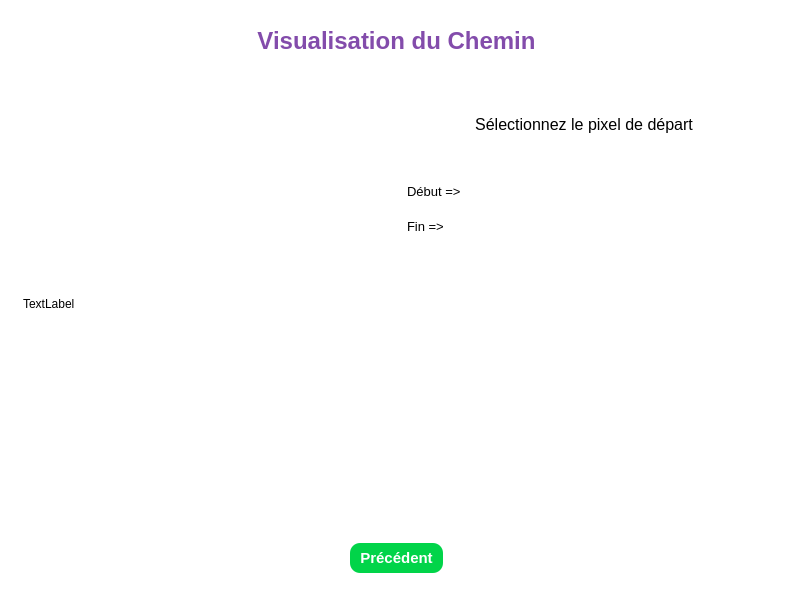
<?xml version="1.0" encoding="UTF-8"?>
<ui version="4.0">
 <class>MainWindow</class>
 <widget class="QMainWindow" name="MainWindow">
  <property name="geometry">
   <rect>
    <x>0</x>
    <y>0</y>
    <width>793</width>
    <height>600</height>
   </rect>
  </property>
  <property name="windowTitle">
   <string>MainWindow</string>
  </property>
  <widget class="QWidget" name="centralwidget">
   <property name="sizePolicy">
    <sizepolicy hsizetype="Expanding" vsizetype="Expanding">
     <horstretch>0</horstretch>
     <verstretch>0</verstretch>
    </sizepolicy>
   </property>
   <property name="styleSheet">
    <string notr="true">background-color: rgb(255, 255, 255);</string>
   </property>
   <layout class="QHBoxLayout" name="horizontalLayout_2">
    <item>
     <widget class="QStackedWidget" name="verticalStackedWidget">
      <property name="styleSheet">
       <string notr="true"/>
      </property>
      <property name="currentIndex">
       <number>1</number>
      </property>
      <widget class="QWidget" name="LandingPage" native="true">
       <layout class="QVBoxLayout" name="verticalLayout_3">
        <item>
         <widget class="QWidget" name="welcomeLabelContainer" native="true">
          <property name="sizePolicy">
           <sizepolicy hsizetype="Preferred" vsizetype="Preferred">
            <horstretch>0</horstretch>
            <verstretch>0</verstretch>
           </sizepolicy>
          </property>
          <property name="minimumSize">
           <size>
            <width>301</width>
            <height>80</height>
           </size>
          </property>
          <layout class="QVBoxLayout" name="verticalLayout_2">
           <item>
            <widget class="QLabel" name="welcomeLabel">
             <property name="font">
              <font>
               <family>Arial</family>
               <pointsize>24</pointsize>
               <weight>75</weight>
               <bold>true</bold>
               <stylestrategy>PreferAntialias</stylestrategy>
              </font>
             </property>
             <property name="styleSheet">
              <string notr="true">color: rgb(131, 76, 171);</string>
             </property>
             <property name="text">
              <string>Bienvenu !!</string>
             </property>
             <property name="alignment">
              <set>Qt::AlignCenter</set>
             </property>
            </widget>
           </item>
          </layout>
         </widget>
        </item>
        <item>
         <widget class="QWidget" name="tutorialContainer" native="true">
          <layout class="QVBoxLayout" name="verticalLayout_4">
           <item>
            <widget class="QLabel" name="tutorialLabel">
             <property name="sizePolicy">
              <sizepolicy hsizetype="Preferred" vsizetype="Preferred">
               <horstretch>0</horstretch>
               <verstretch>0</verstretch>
              </sizepolicy>
             </property>
             <property name="font">
              <font>
               <family>Arial</family>
               <pointsize>12</pointsize>
               <weight>50</weight>
               <bold>false</bold>
              </font>
             </property>
             <property name="cursor">
              <cursorShape>ArrowCursor</cursorShape>
             </property>
             <property name="text">
              <string>&lt;html&gt;&lt;head/&gt;&lt;body&gt;&lt;p align=&quot;justify&quot;&gt;&lt;span style=&quot; font-size:11pt;&quot;&gt;Cette application a été conçue dans le cadre du projet d'Algorithmique avancée pour trouver le chemin le plus court entre deux pixels sur une image.&lt;/span&gt;&lt;/p&gt;&lt;p align=&quot;justify&quot;&gt;&lt;span style=&quot; font-size:11pt;&quot;&gt;Pour l'utiliser :&lt;/span&gt;&lt;/p&gt;&lt;p align=&quot;center&quot;&gt;&lt;span style=&quot; font-size:11pt;&quot;&gt;- Cliquez sur le bouton &amp;quot;Parcourir&amp;quot; pour parcourir et sélectionner une image à l'aide du sélecteur de fichiers.&lt;/span&gt;&lt;/p&gt;&lt;p align=&quot;center&quot;&gt;&lt;span style=&quot; font-size:11pt;&quot;&gt;- Une fois votre image chargée, vous serez invité(e) à sélectionner deux pixels sur l'image (Attention : l'image sera redimensionnée en 16x16 pixels).&lt;/span&gt;&lt;/p&gt;&lt;p align=&quot;center&quot;&gt;&lt;span style=&quot; font-size:11pt;&quot;&gt;- Cliquez sur deux points pour définir les pixels de départ et d'arrivée pour l'algorithme de recherche de chemin.&lt;/span&gt;&lt;/p&gt;&lt;p align=&quot;center&quot;&gt;&lt;span style=&quot; font-size:11pt;&quot;&gt;- Une fois vos pixels sélectionnés, l'algorithme trouvera le chemin le plus court entre eux.&lt;/span&gt;&lt;/p&gt;&lt;p align=&quot;center&quot;&gt;&lt;span style=&quot; font-size:11pt;&quot;&gt;- L'application affichera le chemin sur l'image, mettant en évidence l'itinéraire entre les pixels choisis.&lt;/span&gt;&lt;/p&gt;&lt;p align=&quot;center&quot;&gt;&lt;span style=&quot; font-size:11pt;&quot;&gt;- Vous avez terminé ! N'hésitez pas à explorer davantage ou à recommencer le processus.&lt;/span&gt;&lt;/p&gt;&lt;/body&gt;&lt;/html&gt;</string>
             </property>
             <property name="alignment">
              <set>Qt::AlignCenter</set>
             </property>
             <property name="wordWrap">
              <bool>true</bool>
             </property>
            </widget>
           </item>
          </layout>
         </widget>
        </item>
        <item>
         <widget class="QWidget" name="loadtButtonContainer" native="true">
          <property name="sizePolicy">
           <sizepolicy hsizetype="Preferred" vsizetype="Preferred">
            <horstretch>0</horstretch>
            <verstretch>0</verstretch>
           </sizepolicy>
          </property>
          <property name="styleSheet">
           <string notr="true">#loadButton{
	padding: 6px 10px;
	background-color: rgb(1, 212, 73);
	border-radius: 10px;
	color: rgb(255, 255, 255);
}

#loadButton:hover{
	background-color: rgba(1, 212, 73, 0.5);
	color: rgb(0, 0, 0);
}

#loadButton:pressed{
	background-color: rgb(131, 76, 171);
	color: rgb(255, 255, 255);
}
</string>
          </property>
          <layout class="QHBoxLayout" name="horizontalLayout">
           <item>
            <widget class="QPushButton" name="loadButton">
             <property name="sizePolicy">
              <sizepolicy hsizetype="Maximum" vsizetype="Fixed">
               <horstretch>0</horstretch>
               <verstretch>0</verstretch>
              </sizepolicy>
             </property>
             <property name="font">
              <font>
               <family>Arial</family>
               <pointsize>11</pointsize>
               <weight>75</weight>
               <bold>true</bold>
              </font>
             </property>
             <property name="cursor">
              <cursorShape>PointingHandCursor</cursorShape>
             </property>
             <property name="text">
              <string>Parcourir</string>
             </property>
            </widget>
           </item>
          </layout>
         </widget>
        </item>
       </layout>
      </widget>
      <widget class="QWidget" name="FileLoadingPage">
       <layout class="QVBoxLayout" name="verticalLayout_5">
        <item>
         <widget class="QWidget" name="pageTitleLabelContainer" native="true">
          <property name="sizePolicy">
           <sizepolicy hsizetype="Preferred" vsizetype="Maximum">
            <horstretch>0</horstretch>
            <verstretch>0</verstretch>
           </sizepolicy>
          </property>
          <layout class="QVBoxLayout" name="verticalLayout_6">
           <item>
            <widget class="QLabel" name="pageTitleLable">
             <property name="sizePolicy">
              <sizepolicy hsizetype="Preferred" vsizetype="Maximum">
               <horstretch>0</horstretch>
               <verstretch>0</verstretch>
              </sizepolicy>
             </property>
             <property name="font">
              <font>
               <pointsize>18</pointsize>
               <weight>75</weight>
               <bold>true</bold>
              </font>
             </property>
             <property name="styleSheet">
              <string notr="true">color: rgb(131, 76, 171);</string>
             </property>
             <property name="text">
              <string>Visualisation du Chemin</string>
             </property>
             <property name="alignment">
              <set>Qt::AlignCenter</set>
             </property>
            </widget>
           </item>
          </layout>
         </widget>
        </item>
        <item>
         <widget class="QWidget" name="elementsContainer" native="true">
          <property name="sizePolicy">
           <sizepolicy hsizetype="Preferred" vsizetype="Preferred">
            <horstretch>0</horstretch>
            <verstretch>0</verstretch>
           </sizepolicy>
          </property>
          <layout class="QVBoxLayout" name="verticalLayout">
           <property name="leftMargin">
            <number>5</number>
           </property>
           <property name="topMargin">
            <number>5</number>
           </property>
           <property name="rightMargin">
            <number>5</number>
           </property>
           <property name="bottomMargin">
            <number>5</number>
           </property>
           <item>
            <widget class="QWidget" name="resultContainer" native="true">
             <layout class="QHBoxLayout" name="horizontalLayout_4">
              <property name="spacing">
               <number>2</number>
              </property>
              <property name="leftMargin">
               <number>0</number>
              </property>
              <property name="topMargin">
               <number>0</number>
              </property>
              <property name="rightMargin">
               <number>0</number>
              </property>
              <property name="bottomMargin">
               <number>0</number>
              </property>
              <item>
               <widget class="QWidget" name="imageContainer" native="true">
                <layout class="QVBoxLayout" name="verticalLayout_7">
                 <property name="leftMargin">
                  <number>0</number>
                 </property>
                 <property name="topMargin">
                  <number>0</number>
                 </property>
                 <property name="rightMargin">
                  <number>0</number>
                 </property>
                 <property name="bottomMargin">
                  <number>0</number>
                 </property>
                 <item>
                  <widget class="QLabel" name="imageLabel">
                   <property name="sizePolicy">
                    <sizepolicy hsizetype="Preferred" vsizetype="Preferred">
                     <horstretch>0</horstretch>
                     <verstretch>0</verstretch>
                    </sizepolicy>
                   </property>
                   <property name="text">
                    <string>TextLabel</string>
                   </property>
                  </widget>
                 </item>
                </layout>
               </widget>
              </item>
              <item>
               <widget class="QWidget" name="messagesContainer" native="true">
                <property name="sizePolicy">
                 <sizepolicy hsizetype="Preferred" vsizetype="Preferred">
                  <horstretch>0</horstretch>
                  <verstretch>0</verstretch>
                 </sizepolicy>
                </property>
                <property name="minimumSize">
                 <size>
                  <width>0</width>
                  <height>0</height>
                 </size>
                </property>
                <layout class="QVBoxLayout" name="verticalLayout_8">
                 <property name="spacing">
                  <number>20</number>
                 </property>
                 <property name="topMargin">
                  <number>40</number>
                 </property>
                 <item>
                  <widget class="QLabel" name="taskMessageLabel">
                   <property name="sizePolicy">
                    <sizepolicy hsizetype="Preferred" vsizetype="Preferred">
                     <horstretch>0</horstretch>
                     <verstretch>0</verstretch>
                    </sizepolicy>
                   </property>
                   <property name="font">
                    <font>
                     <family>Arial</family>
                     <pointsize>12</pointsize>
                    </font>
                   </property>
                   <property name="text">
                    <string>Sélectionnez le pixel de départ</string>
                   </property>
                   <property name="alignment">
                    <set>Qt::AlignCenter</set>
                   </property>
                  </widget>
                 </item>
                 <item>
                  <spacer name="verticalSpacer">
                   <property name="orientation">
                    <enum>Qt::Vertical</enum>
                   </property>
                   <property name="sizeType">
                    <enum>QSizePolicy::Minimum</enum>
                   </property>
                   <property name="sizeHint" stdset="0">
                    <size>
                     <width>20</width>
                     <height>30</height>
                    </size>
                   </property>
                  </spacer>
                 </item>
                 <item>
                  <widget class="QLabel" name="startLabel">
                   <property name="sizePolicy">
                    <sizepolicy hsizetype="Preferred" vsizetype="Maximum">
                     <horstretch>0</horstretch>
                     <verstretch>0</verstretch>
                    </sizepolicy>
                   </property>
                   <property name="font">
                    <font>
                     <family>Arial</family>
                     <pointsize>10</pointsize>
                    </font>
                   </property>
                   <property name="text">
                    <string>Début =&gt; </string>
                   </property>
                   <property name="margin">
                    <number>2</number>
                   </property>
                  </widget>
                 </item>
                 <item>
                  <widget class="QLabel" name="endLabel">
                   <property name="sizePolicy">
                    <sizepolicy hsizetype="Preferred" vsizetype="Maximum">
                     <horstretch>0</horstretch>
                     <verstretch>0</verstretch>
                    </sizepolicy>
                   </property>
                   <property name="font">
                    <font>
                     <family>Arial</family>
                     <pointsize>10</pointsize>
                    </font>
                   </property>
                   <property name="text">
                    <string>Fin =&gt;</string>
                   </property>
                   <property name="margin">
                    <number>2</number>
                   </property>
                  </widget>
                 </item>
                 <item>
                  <widget class="QLabel" name="pathLabel">
                   <property name="sizePolicy">
                    <sizepolicy hsizetype="Preferred" vsizetype="Expanding">
                     <horstretch>0</horstretch>
                     <verstretch>0</verstretch>
                    </sizepolicy>
                   </property>
                   <property name="font">
                    <font>
                     <family>Arial</family>
                     <pointsize>10</pointsize>
                    </font>
                   </property>
                   <property name="text">
                    <string/>
                   </property>
                   <property name="wordWrap">
                    <bool>true</bool>
                   </property>
                  </widget>
                 </item>
                </layout>
               </widget>
              </item>
             </layout>
            </widget>
           </item>
           <item>
            <widget class="QWidget" name="goBackButtonContainer" native="true">
             <property name="sizePolicy">
              <sizepolicy hsizetype="Preferred" vsizetype="Maximum">
               <horstretch>0</horstretch>
               <verstretch>0</verstretch>
              </sizepolicy>
             </property>
             <property name="styleSheet">
              <string notr="true">#goBackButton{
	padding: 6px 10px;
	background-color: rgb(1, 212, 73);
	border-radius: 10px;
	color: rgb(255, 255, 255);
}

#goBackButton:hover{
	background-color: rgba(1, 212, 73, 0.5);
	color: rgb(0, 0, 0);
}

#goBackButton:pressed{
	background-color: rgb(131, 76, 171);
	color: rgb(255, 255, 255);
}
</string>
             </property>
             <layout class="QHBoxLayout" name="horizontalLayout_3">
              <property name="spacing">
               <number>2</number>
              </property>
              <property name="topMargin">
               <number>4</number>
              </property>
              <property name="bottomMargin">
               <number>4</number>
              </property>
              <item>
               <widget class="QPushButton" name="goBackButton">
                <property name="sizePolicy">
                 <sizepolicy hsizetype="Maximum" vsizetype="Fixed">
                  <horstretch>0</horstretch>
                  <verstretch>0</verstretch>
                 </sizepolicy>
                </property>
                <property name="font">
                 <font>
                  <pointsize>11</pointsize>
                  <weight>75</weight>
                  <bold>true</bold>
                 </font>
                </property>
                <property name="text">
                 <string>Précédent</string>
                </property>
               </widget>
              </item>
             </layout>
            </widget>
           </item>
          </layout>
         </widget>
        </item>
       </layout>
      </widget>
      <widget class="QWidget" name="MainPage"/>
     </widget>
    </item>
   </layout>
  </widget>
 </widget>
 <resources/>
 <connections/>
</ui>
